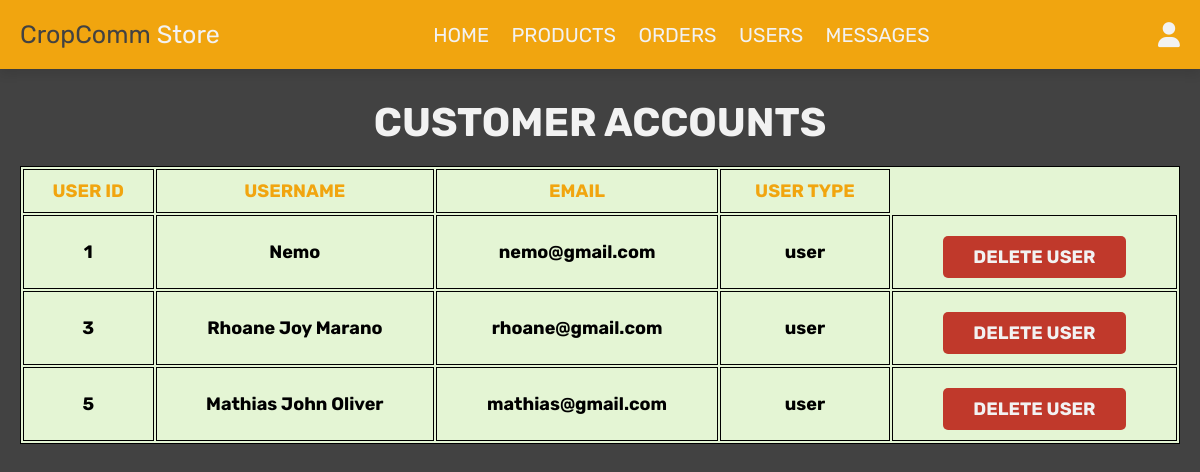
The page /admin_customers.php (signed in) on the database as committed earlier.
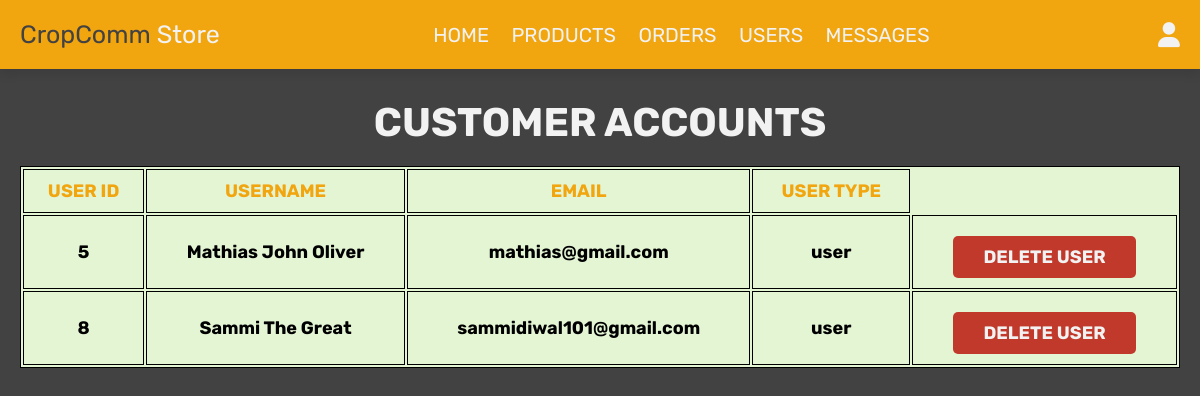
The same page on the database as committed later.
### tables this page shows
CREATE TABLE `users` (
  `id` int(11) NOT NULL,
  `name` varchar(100) NOT NULL,
  `email` varchar(100) NOT NULL,
  `password` varchar(100) NOT NULL,
  `user_type` varchar(20) NOT NULL DEFAULT 'user'
);

### admin_customers.php (the view, shortened to what this page needs)
<?php
include 'config.php';
?>
<!DOCTYPE html>
<html lang="en">
<head>
   <link rel="stylesheet" href="https://cdnjs.cloudflare.com/ajax/libs/font-awesome/6.0.0/css/all.min.css">
   <link rel="stylesheet" href="css/adminstyle.css">
</head>
<body>
<?php include 'admin_header.php'; ?>
<section class="users">
   <h1 class="title"> Customer Accounts </h1>
<div style="overflow-x:auto;">
<table>
            <tr>
            <th>USER ID</th>
            <th>USERNAME</th>
            <th>EMAIL</th>
            <th>USER TYPE</th>
            </tr>
            <?php
            $select_users = mysqli_query($conn, "SELECT * FROM `users`WHERE user_type = 'user'") or die('Query failed!');
           if(mysqli_num_rows($select_users) > 0){
                while($fetch_users = mysqli_fetch_assoc($select_users)){
            ?>
            <tr>
                <td><?php echo $fetch_users['id'];?></td>
                <td><?php echo $fetch_users['name']; ?></td>
                <td><?php echo $fetch_users['email'];?></td>
                <td><?php if($fetch_users['user_type'] == 'ADMIN'){ echo 'var(--pink)'; } ?><?php echo $fetch_users['user_type']; ?></td>
                <td> <a href="admin_users.php?delete=<?php echo $fetch_users['id']; ?>" onclick="return CONFIRM('delete this user?');" class="delete-btn">DELETE USER</a></td>
   </div>
            </tr>
            <?php
                }
               }else{
                  echo '<p class="empty">No Users</p>';
               }
            ?>
</section>
</body>
</html>

Rows that differ between the two databases and show on the page:
removed users: id "1", name "Nemo", email "nemo@gmail.com", user_type "user"
removed users: id "3", name "Rhoane Joy Marano", email "rhoane@gmail.com", user_type "user"
added users: id "8", name "Sammi The Great", email "sammidiwal101@gmail.com", user_type "user"
